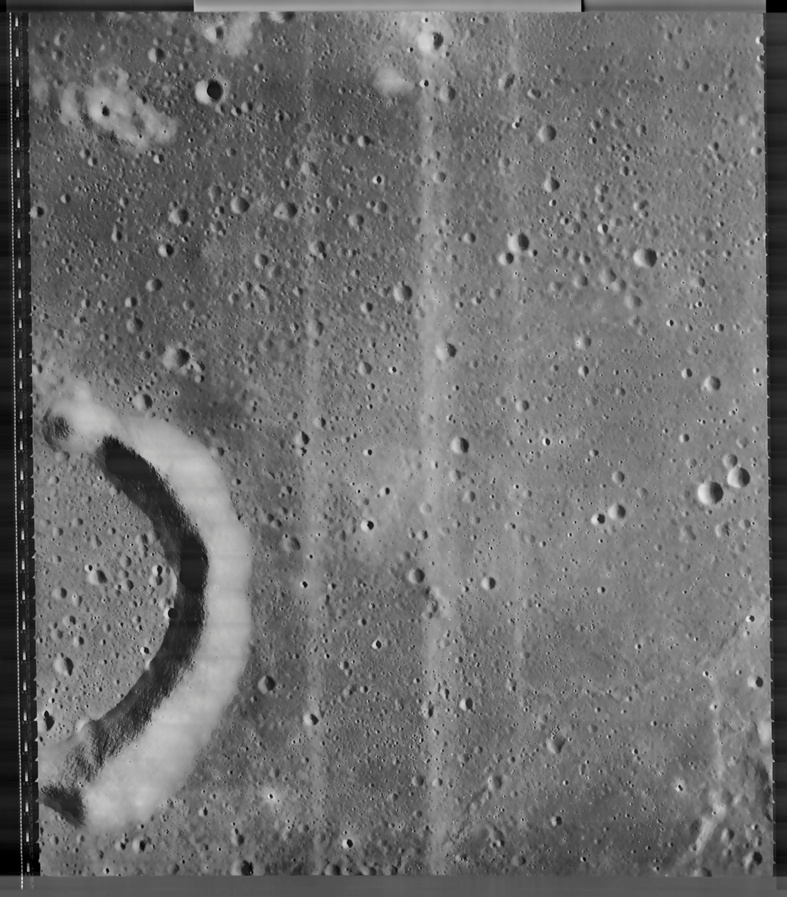
#> input picture data/processed/denoised/2005_med.jpg, 787 x 897 px, shrunk from 5115 x 5829 before the run, given as the content of the folder ../data/raw, which was not available
$ python data_preprocessing.py
#> lines starting #> are read from the running program, lines starting #| are printed output that depends on the picture; pictures that were not available may be replaced by others from this repository, and a replacement may not be noted
import cv2
import os
import numpy as np

def advanced_noise_reduction(input_folder, output_folder):
#> called with input_folder = '../data/raw', output_folder = '../data/processed/denoised'
    if not os.path.exists(output_folder):
        os.makedirs(output_folder)

    for filename in os.listdir(input_folder):
        if filename.endswith((".png", ".jpg", ".jpeg")):
            image_path = os.path.join(input_folder, filename)
            image = cv2.imread(image_path)
#> image is the input picture: shape (897, 787, 3); mean B, G, R 110.6, 110.6, 110.6

            if image is None:
                print(f"Error reading image: {filename}")
                continue

            # Apply Non-Local Means Denoising
            denoised_color = cv2.fastNlMeansDenoisingColored(image, None, 10, 10, 7, 21)

            # Convert to float32 for further processing
            denoised_float = np.float32(denoised_color) / 255.0

            # Apply Bilateral Filter for edge-preserving smoothing
            bilateral = cv2.bilateralFilter(denoised_float, 9, 75, 75)
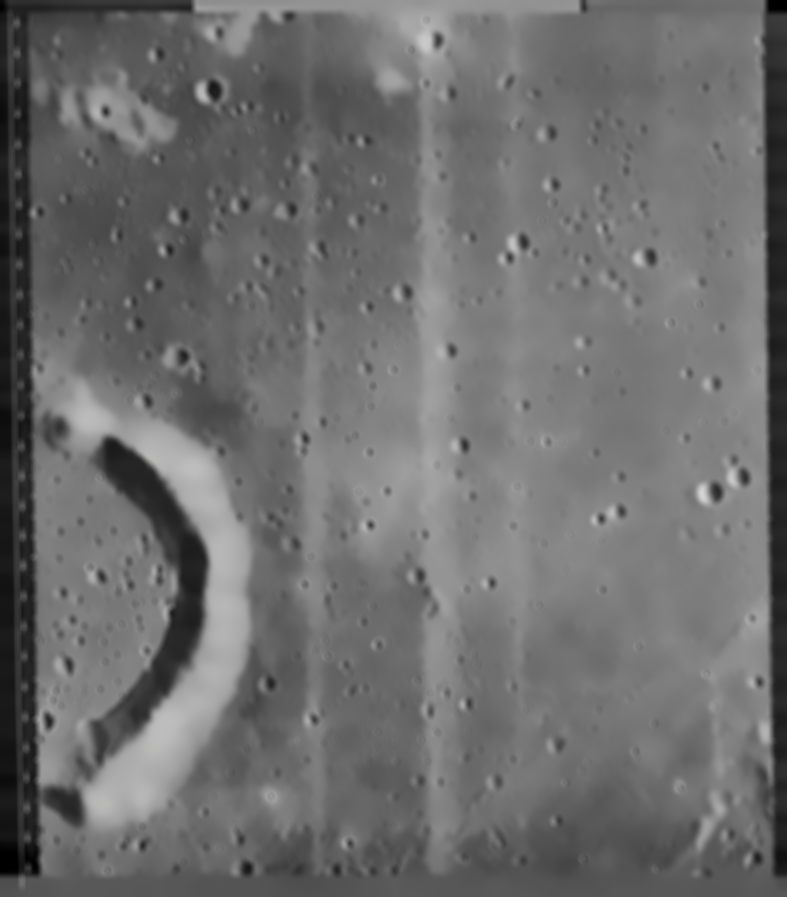
#> bilateral: shape (897, 787, 3) float32; mean B, G, R 0.431, 0.431, 0.431

            # Apply Median Blur to remove salt-and-pepper noise
            median = cv2.medianBlur(np.uint8(bilateral * 255), 5)

            # Convert back to float32
            final_denoised = np.float32(median) / 255.0

            # Enhance image details using unsharp masking
            gaussian = cv2.GaussianBlur(final_denoised, (0, 0), 2.0)
            unsharp_mask = cv2.addWeighted(final_denoised, 1.5, gaussian, -0.5, 0)
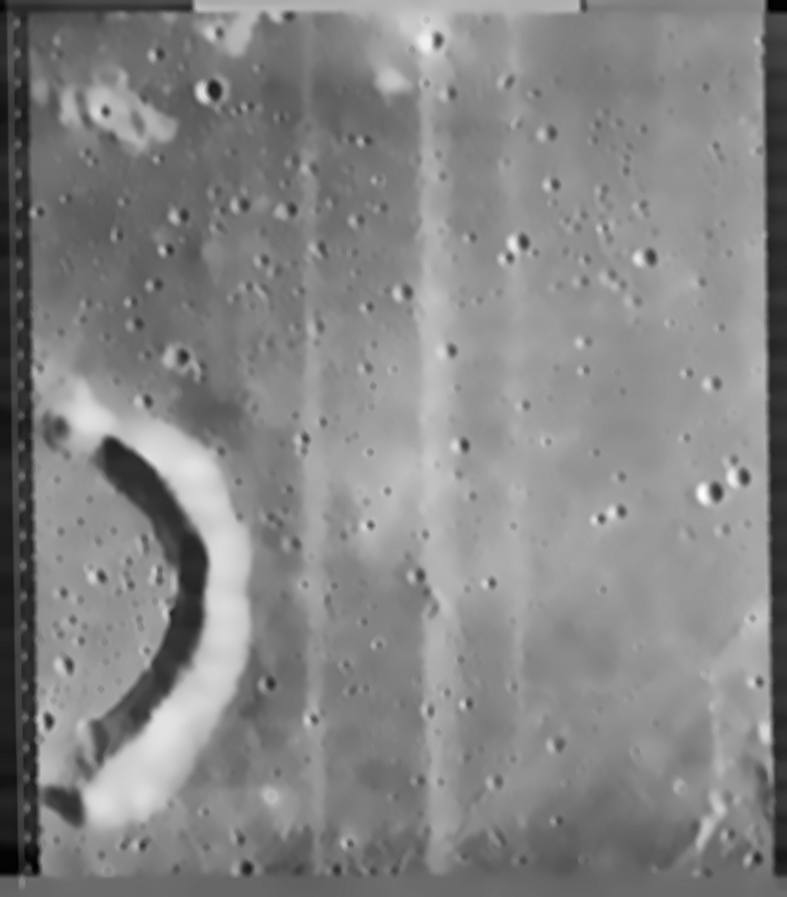
#> unsharp_mask: shape (897, 787, 3) float32; mean B, G, R 0.429, 0.429, 0.429; drawn with min black and max white

            # Clip values to ensure they are in the valid range [0, 1]
            final_result = np.clip(unsharp_mask, 0, 1)

            # Convert back to uint8 for saving
            final_result_uint8 = np.uint8(final_result * 255)

            # Save the denoised image
            output_path = os.path.join(output_folder, filename)
            cv2.imwrite(output_path, final_result_uint8)

            print(f"Processed: {filename}")

def contrast_enhancement(input_folder, output_folder):
#> called with input_folder = '../data/processed/denoised', output_folder = '../data/processed/contrast_enhanced'
    if not os.path.exists(output_folder):
        os.makedirs(output_folder)

    for filename in os.listdir(input_folder):
        if filename.endswith(".jpg") or filename.endswith(".png"):
            image_path = os.path.join(input_folder, filename)
            image = cv2.imread(image_path)
            # Convert to YUV color space
            yuv_image = cv2.cvtColor(image, cv2.COLOR_BGR2YUV)
#> yuv_image: shape (897, 787, 3); mean of channels 0, 1, 2 108.8, 128, 128
            # Enhance the Y channel (luminance)
            yuv_image[:,:,0] = cv2.equalizeHist(yuv_image[:,:,0])
#> yuv_image: shape (897, 787, 3); mean of channels 0, 1, 2 128.9, 128, 128
            # Convert back to BGR color space
            enhanced_image = cv2.cvtColor(yuv_image, cv2.COLOR_YUV2BGR)
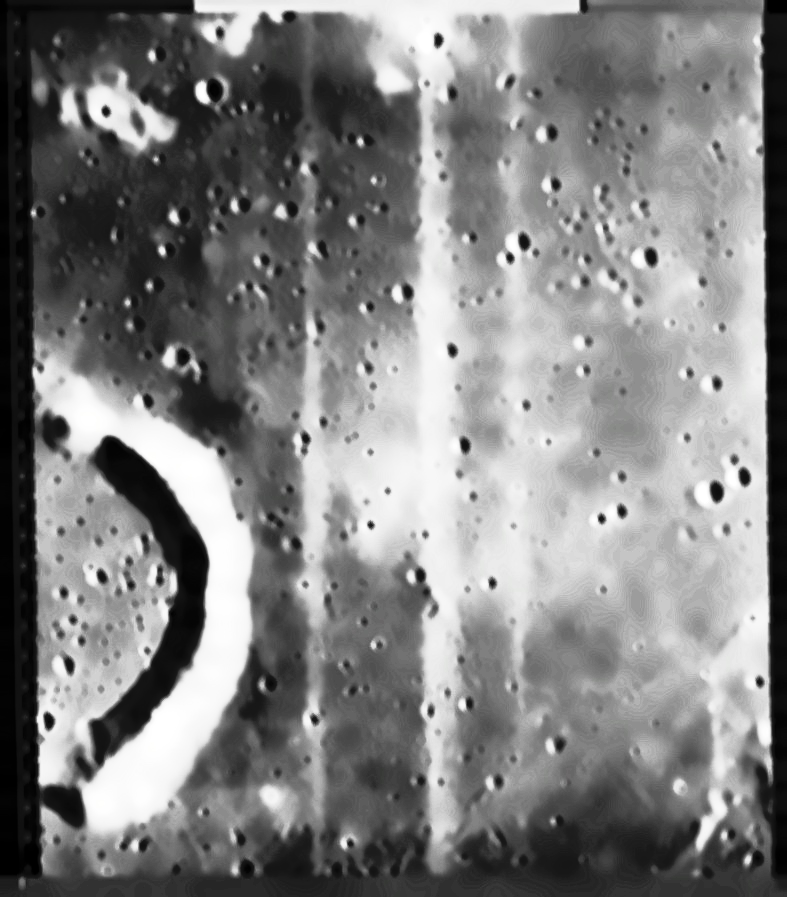
#> enhanced_image: shape (897, 787, 3); mean B, G, R 128.9, 128.9, 128.9
            # Save the enhanced image
            output_path = os.path.join(output_folder, filename)
            cv2.imwrite(output_path, enhanced_image)
#> pass 2 of the loop in contrast_enhancement, `for filename in os.listdir(input_folder):`:
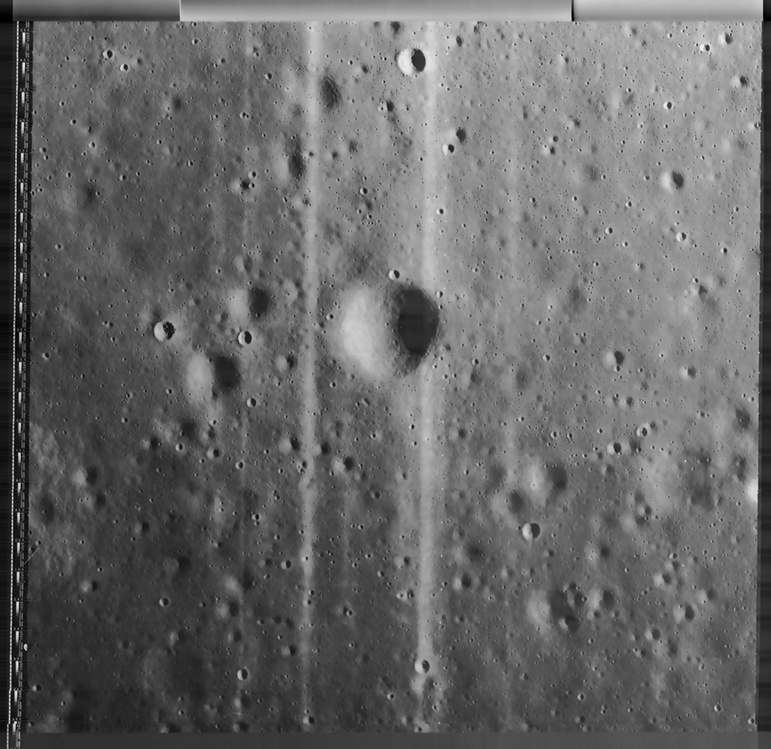
#> input picture data/processed/denoised/2006_h1.jpg, 771 x 749 px, shrunk from 5013 x 4868 before the run
#> in contrast_enhancement, image is the input picture: shape (749, 771, 3); mean B, G, R 104.3, 104.3, 104.3
#> in contrast_enhancement, `enhanced_image = cv2.cvtColor(yuv_image, cv2.COLOR_YUV2BGR)`:
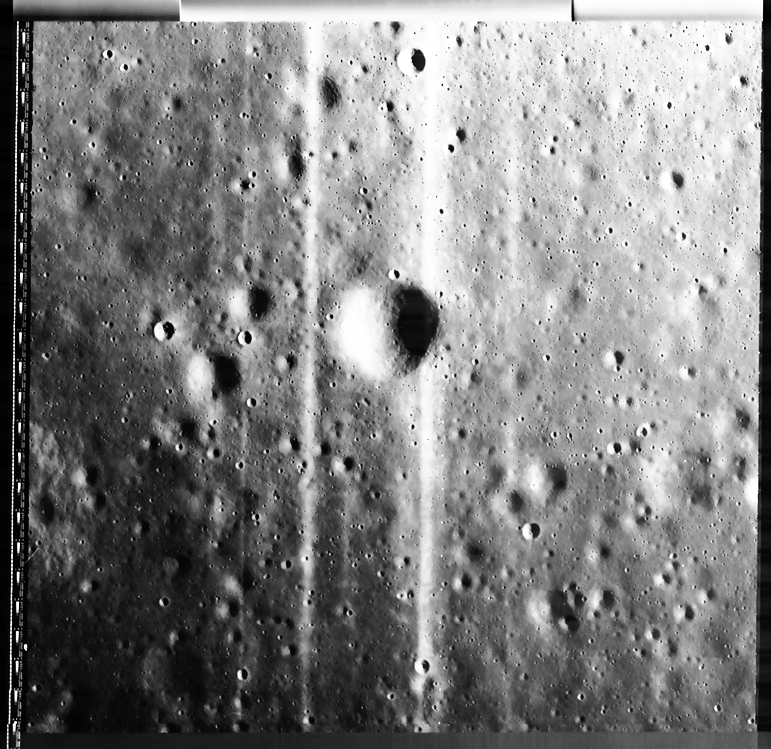
#> enhanced_image: shape (749, 771, 3); mean B, G, R 128.4, 128.4, 128.4


# data_preprocessing.py

def image_segmentation(input_folder, output_folder):
    if not os.path.exists(output_folder):
        os.makedirs(output_folder)

    for filename in os.listdir(input_folder):
        if filename.endswith(".jpg") or filename.endswith(".png"):
            image_path = os.path.join(input_folder, filename)
            image = cv2.imread(image_path)
            # Convert to grayscale
            gray_image = cv2.cvtColor(image, cv2.COLOR_BGR2GRAY)
            # Apply thresholding to segment features
            _, segmented_image = cv2.threshold(gray_image, 127, 255, cv2.THRESH_BINARY)
            # Save the segmented image
            output_path = os.path.join(output_folder, filename)
            cv2.imwrite(output_path, segmented_image)


if __name__ == "__main__":
    advanced_noise_reduction('../data/raw', '../data/processed/denoised')
    contrast_enhancement('../data/processed/denoised', '../data/processed/contrast_enhanced')
    image_segmentation('../data/processed/contrast_enhanced', '../data/processed/segmented')
